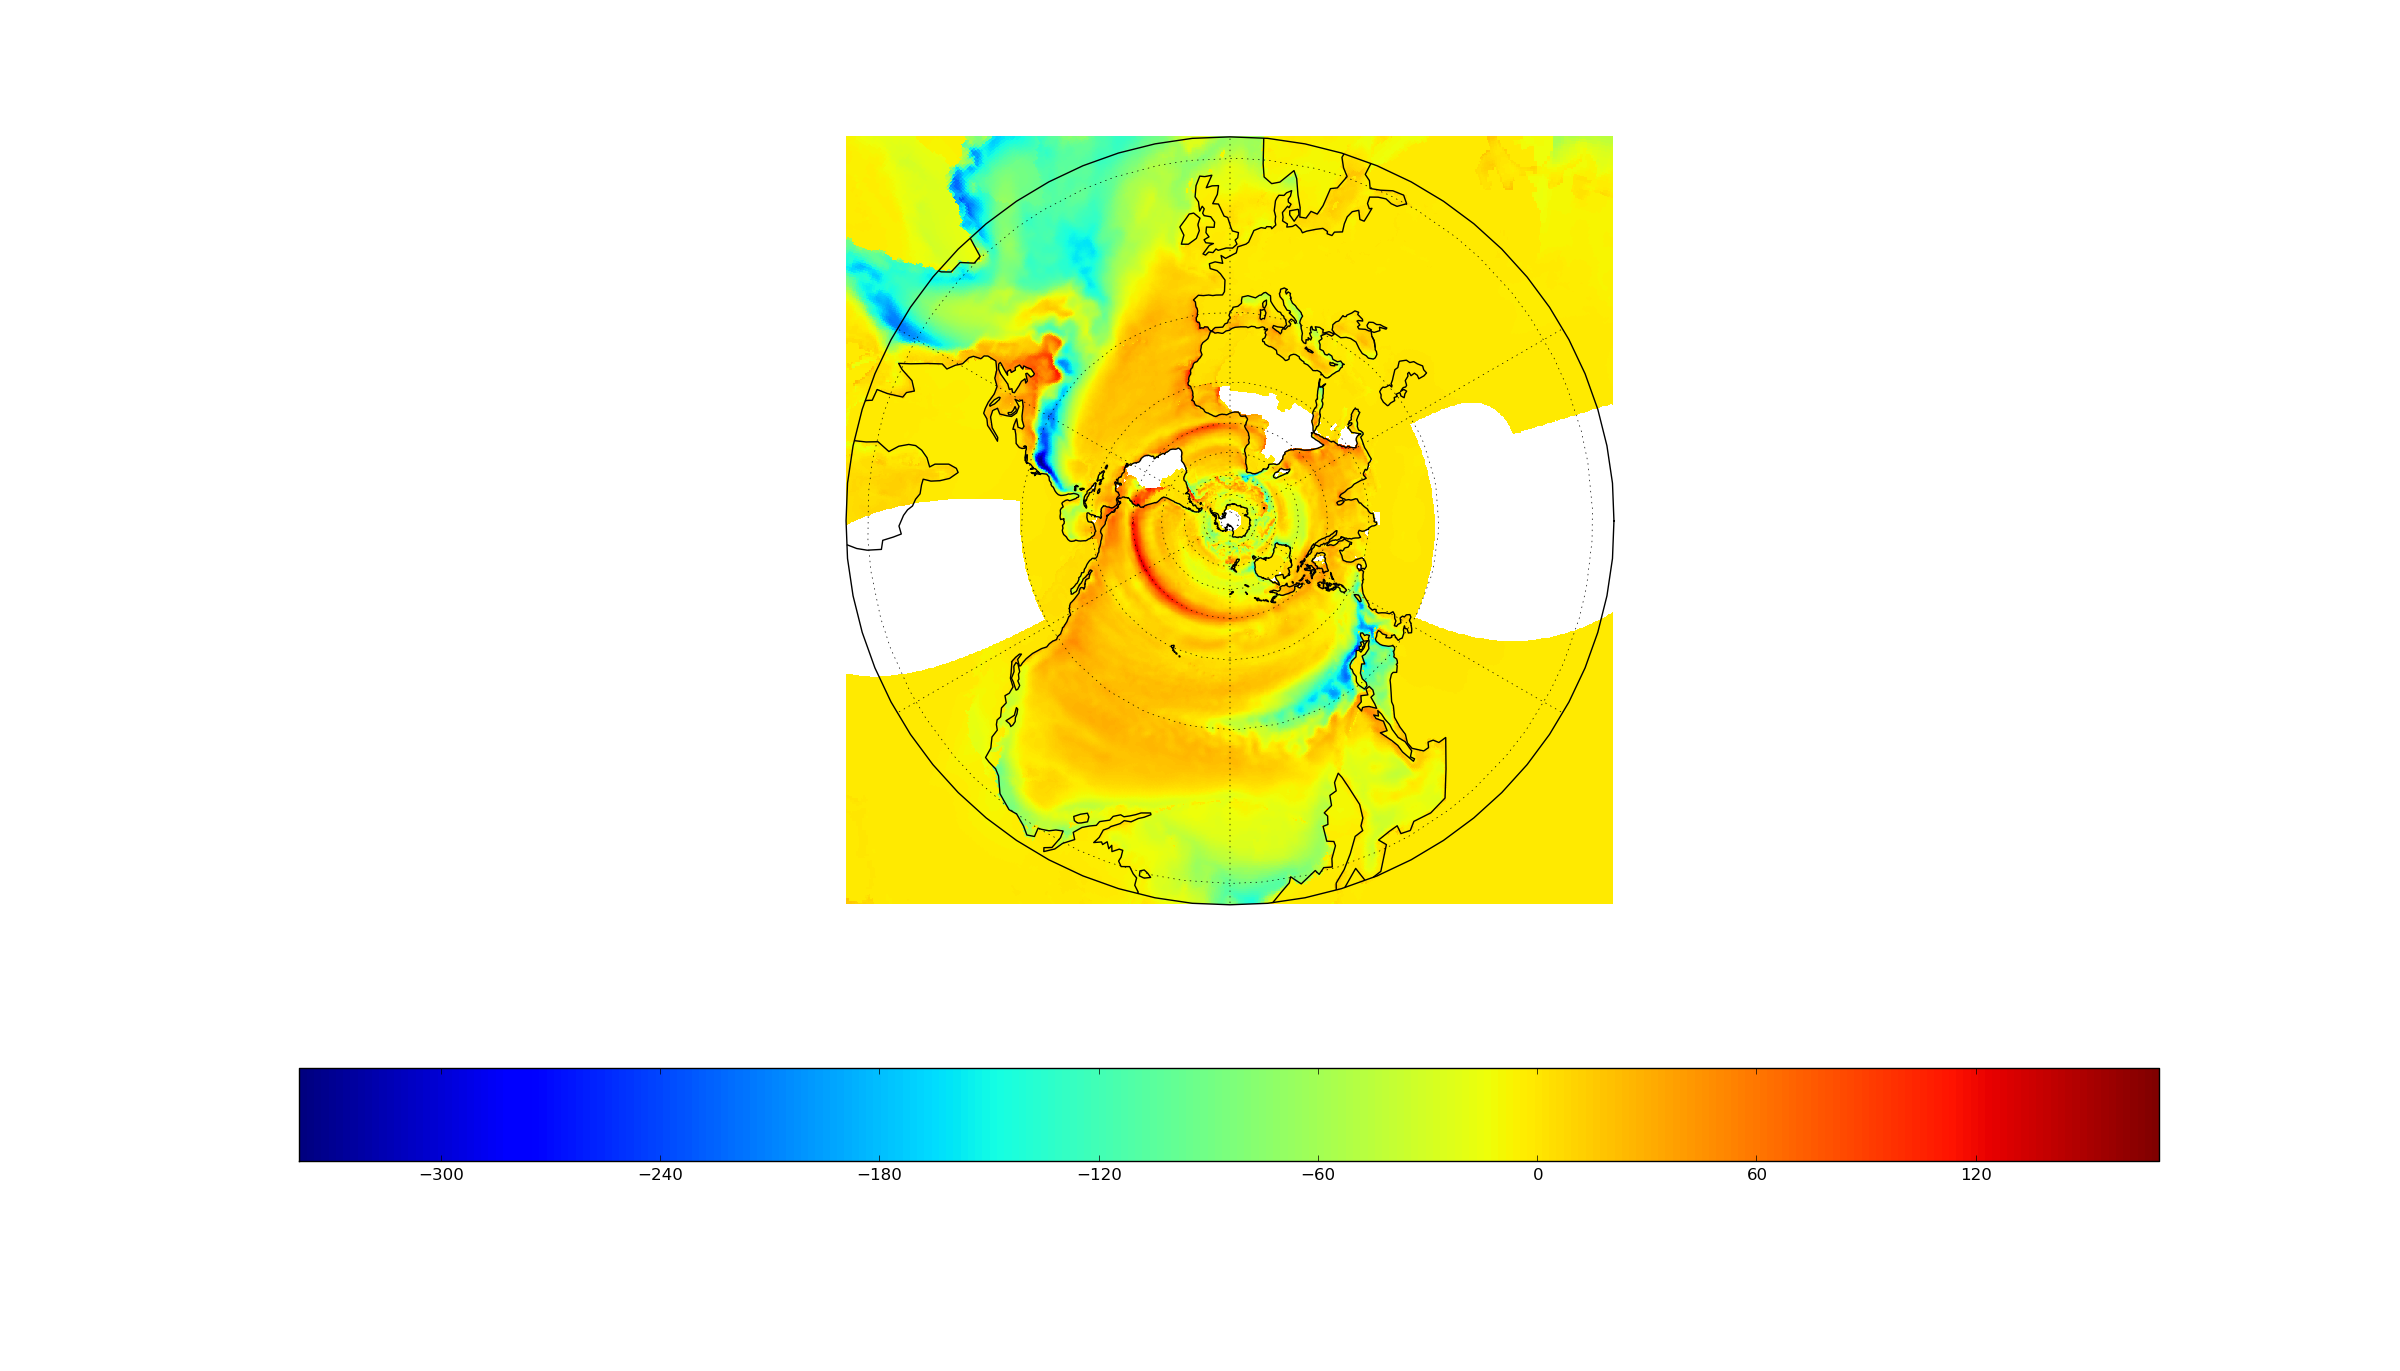

Generate this figure with Python:
import matplotlib.pyplot as plt
import numpy as np

import cartopy.crs as ccrs
import iris
import iris.analysis.cartography
import iris.coord_systems


def plot_hadgem(x, y, d, proj, **kwargs):
    """
    Function for plotting the hadgem data.

    Args:

        * x (array-like object):
            Plotting x coordinate
        * y (array-like object):
            Plotting y coordinate
        * d (array-like object):
            Data
        * proj (:class:`~cartopy.crs.Projection`):
            Chosen projection for the resulting plot.

    See :class:`matplotlib.pyplot.pcolormesh` for details of valid keyword
    arguments.

    """
    ax = plt.axes(projection=proj)
    plt.pcolormesh(x, y, d, **kwargs)
    plt.colorbar(orientation='horizontal')
    ax.coastlines()
    ax.gridlines()
    plt.show()


def resample_plot(nx=1000, ny=1000, proj=ccrs.PlateCarree()):
    """
    Resample the hadgem data and plot it.

    Kwargs:

        * nx (int, float or long):
            Desired number of sample points in the x direction.
        * ny (int, float or long):
            Desired number of sample points in the y direction.
        * target_proj (:class:`~cartopy.crs.Projection` or \
        :class:`iris.coord_systems.CoordSystem` instance)
            Determines the projection of the plotted data.
  
    Returns:
        :class:`iris.cube.Cube` of, re-gridded using nearest neighbour onto a
        :class:`~iris.coord_systems.GeogCS`.

    """

    # Pick first time slice (1 of 1)
    fnme = '/data/local/dataZoo/NetCDF/orca0.25/hf_xexoc.nc'
    cube = iris.load_cube(fnme)[0]

    # Extend the mask over extremes of the data
    mask_values = np.ma.masked_greater(cube.data, 1.5e4)
    cube.data.mask = np.ma.mask_or(cube.data.mask, mask_values.mask)

    # Re-sample our data (nn re-gridding)
    target_crs = iris.coord_systems.GeogCS(semi_major_axis=6378137.0,
                                           inverse_flattening=298.257223563)
    # Re-sample our data (nn re-gridding) to our specified projection
    resampled, extent = iris.analysis.cartography.project(cube, target_crs,
                                                          nx=nx, ny=ny)

    target_proj = proj
    new_cube, extent = iris.analysis.cartography.project(cube, target_proj,
                                                         nx=nx, ny=ny)

    x = new_cube.coord('projection_x_coordinate').points
    y = new_cube.coord('projection_y_coordinate').points
    d = new_cube.data

    # Plot projected data
    plot_hadgem(x, y, d, proj=proj)

    return resampled


if __name__ == '__main__':
    cube = resample_plot(nx=1000, ny=1000, proj=ccrs.SouthPolarStereo())
    iris.save(cube, 'hadgem_resampled.nc')
